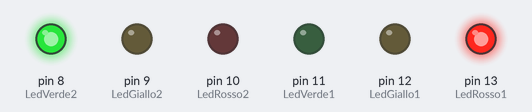
A sketch run on a simulated Arduino Uno, built with avr-gcc and run on an emulated ATmega328P. On the bench: output pins drawn as LEDs (lit = HIGH).

Above: at 1.5 s.
At 3.2 s:
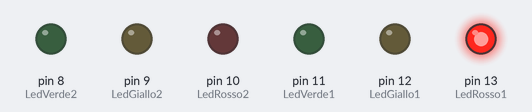
At 7.1 s:
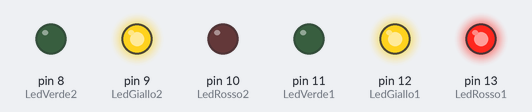
At 10.1 s:
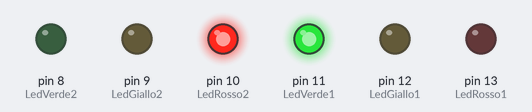
At 11.8 s:
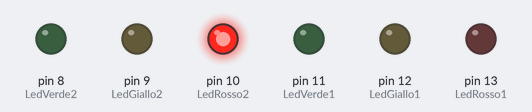
At 15.7 s:
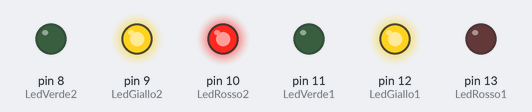
Timing chart, 0 to 19.8 s (numbered marks = the images above):
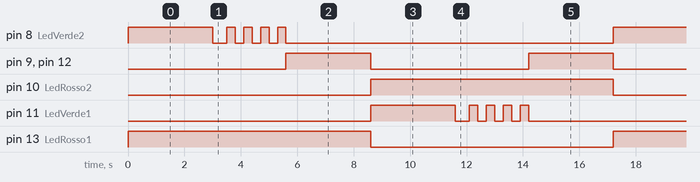

Measured:
- by itself, pin 8 (LedVerde2): repeats every 17.2 s: LOW 0.50 s, 3 × (HIGH 0.30 s, LOW 0.30 s), HIGH 0.30 s, LOW 11.6 s, HIGH 3.0 s
- by itself, pin 9 (LedGiallo2), pin 12 (LedGiallo1): alternates HIGH for 3.0 s and LOW for 5.6 s
- by itself, pin 10 (LedRosso2), pin 13 (LedRosso1): alternates HIGH for 8.6 s and LOW for 8.6 s
- by itself, pin 11 (LedVerde1): LOW → HIGH at 8.6 s, → LOW 3.0 s later, → HIGH 0.50 s later, → LOW 0.30 s later, … (20 changes in this stretch)

The sketch:

Andrettamarco_A_Semaforo.ino
```cpp
int LedRosso1=13;
int LedGiallo1=12;
int LedVerde1=11;

int LedRosso2=10;
int LedGiallo2=9;
int LedVerde2=8;


void setup() {
  // put your setup code here, to run once:

pinMode(LedRosso1, OUTPUT);
pinMode(LedGiallo1, OUTPUT);
pinMode(LedVerde1, OUTPUT);
pinMode(LedRosso2, OUTPUT);
pinMode(LedGiallo2, OUTPUT);
pinMode(LedVerde2, OUTPUT);
}

void loop() {
  // put your main code here, to run repeatedly:

digitalWrite(LedRosso1, HIGH);
digitalWrite(LedVerde2, HIGH);
delay(3000);
digitalWrite(LedVerde2, LOW);
delay(500);
digitalWrite(LedVerde2, HIGH);
delay(300);
digitalWrite(LedVerde2, LOW);
delay(300);
digitalWrite(LedVerde2, HIGH);
delay(300);
digitalWrite(LedVerde2, LOW);
delay(300);
digitalWrite(LedVerde2, HIGH);
delay(300);
digitalWrite(LedVerde2, LOW);
delay(300);
digitalWrite(LedVerde2, HIGH);
delay(300);
digitalWrite(LedVerde2, LOW);
digitalWrite(LedGiallo1,HIGH);
digitalWrite(LedGiallo2, HIGH);
delay(3000);
digitalWrite(LedRosso1, LOW);
digitalWrite(LedGiallo1, LOW);
digitalWrite(LedGiallo2, LOW);
digitalWrite(LedVerde1, HIGH);
digitalWrite(LedRosso2, HIGH);
delay(3000);
digitalWrite(LedVerde1, LOW);
delay(500);
digitalWrite(LedVerde1, HIGH);
delay(300);
digitalWrite(LedVerde1, LOW);
delay(300);
digitalWrite(LedVerde1, HIGH);
delay(300);
digitalWrite(LedVerde1, LOW);
delay(300);
digitalWrite(LedVerde1, HIGH);
delay(300);
digitalWrite(LedVerde1, LOW);
delay(300);
digitalWrite(LedVerde1, HIGH);
delay(300);
digitalWrite(LedVerde1, LOW);
digitalWrite(LedGiallo2,HIGH);
digitalWrite(LedGiallo1, HIGH);
delay(3000);
digitalWrite(LedRosso2, LOW);
digitalWrite(LedGiallo2, LOW);
digitalWrite(LedGiallo1, LOW);
digitalWrite(LedVerde2, HIGH);
digitalWrite(LedRosso1, HIGH);
}
```
